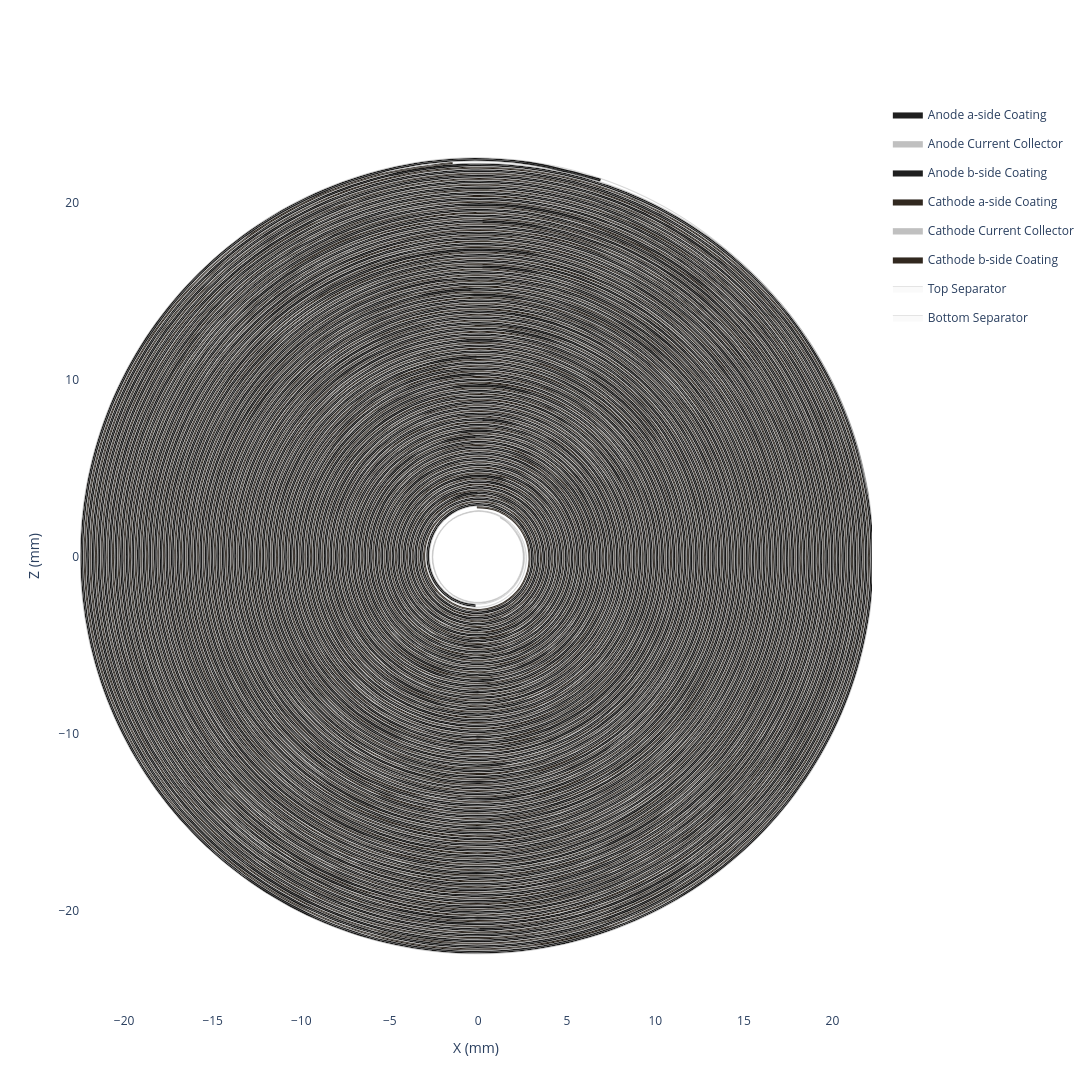

The cell this chart's notebook holds for it:
### Code cell
my_jellyroll.get_spiral_plot(height=1300, width=1300).show()

### Figure 1 — Plotly figure (JSON) as saved in the notebook; plotly's stock layout.template omitted (floating-point values rounded to 4 significant figures; data arrays with more than 128 entries replaced by an {"elided": "..."} marker saying what was removed)
{"data": [{"customdata": {"elided": "3332x6 float values"}, "fill": "toself", "fillcolor": "#1f1f1f", "hovertemplate": "<b>Anode a-side Coating (Extruded)</b><br>Theta: %{customdata[0]:.2f}°<br>Unwrapped Length: %{customdata[1]:.2f} mm<br>Radius: %{customdata[2]:.2f} mm<br>X: %{customdata[3]:.2f} mm<br>Z: %{customdata[4]:.2f} mm<br>Turns: %{customdata[5]:.2f}<extra></extra>", "legendgroup": "Anode a-side Coating", "line": {"color": "black", "shape": "spline", "width": 0.1}, "mode": "lines", "name": "Anode a-side Coating", "type": "scatter", "x": {"elided": "3332 float values"}, "y": {"elided": "3332 float values"}}, {"customdata": {"elided": "3332x6 float values"}, "fill": "toself", "fillcolor": "#C0C0C0", "hovertemplate": "<b>Anode Current Collector (Extruded)</b><br>Theta: %{customdata[0]:.2f}°<br>Unwrapped Length: %{customdata[1]:.2f} mm<br>Radius: %{customdata[2]:.2f} mm<br>X: %{customdata[3]:.2f} mm<br>Z: %{customdata[4]:.2f} mm<br>Turns: %{customdata[5]:.2f}<extra></extra>", "legendgroup": "Anode Current Collector", "line": {"color": "black", "shape": "spline", "width": 0.1}, "mode": "lines", "name": "Anode Current Collector", "type": "scatter", "x": {"elided": "3332 float values"}, "y": {"elided": "3332 float values"}}, {"customdata": {"elided": "3332x6 float values"}, "fill": "toself", "fillcolor": "#1f1f1f", "hovertemplate": "<b>Anode b-side Coating (Extruded)</b><br>Theta: %{customdata[0]:.2f}°<br>Unwrapped Length: %{customdata[1]:.2f} mm<br>Radius: %{customdata[2]:.2f} mm<br>X: %{customdata[3]:.2f} mm<br>Z: %{customdata[4]:.2f} mm<br>Turns: %{customdata[5]:.2f}<extra></extra>", "legendgroup": "Anode b-side Coating", "line": {"color": "black", "shape": "spline", "width": 0.1}, "mode": "lines", "name": "Anode b-side Coating", "type": "scatter", "x": {"elided": "3332 float values"}, "y": {"elided": "3332 float values"}}, {"customdata": {"elided": "3302x6 float values"}, "fill": "toself", "fillcolor": "#31281f", "hovertemplate": "<b>Cathode a-side Coating (Extruded)</b><br>Theta: %{customdata[0]:.2f}°<br>Unwrapped Length: %{customdata[1]:.2f} mm<br>Radius: %{customdata[2]:.2f} mm<br>X: %{customdata[3]:.2f} mm<br>Z: %{customdata[4]:.2f} mm<br>Turns: %{customdata[5]:.2f}<extra></extra>", "legendgroup": "Cathode a-side Coating", "line": {"color": "black", "shape": "spline", "width": 0.1}, "mode": "lines", "name": "Cathode a-side Coating", "type": "scatter", "x": {"elided": "3302 float values"}, "y": {"elided": "3302 float values"}}, {"customdata": {"elided": "3302x6 float values"}, "fill": "toself", "fillcolor": "#C0C0C0", "hovertemplate": "<b>Cathode Current Collector (Extruded)</b><br>Theta: %{customdata[0]:.2f}°<br>Unwrapped Length: %{customdata[1]:.2f} mm<br>Radius: %{customdata[2]:.2f} mm<br>X: %{customdata[3]:.2f} mm<br>Z: %{customdata[4]:.2f} mm<br>Turns: %{customdata[5]:.2f}<extra></extra>", "legendgroup": "Cathode Current Collector", "line": {"color": "black", "shape": "spline", "width": 0.1}, "mode": "lines", "name": "Cathode Current Collector", "type": "scatter", "x": {"elided": "3302 float values"}, "y": {"elided": "3302 float values"}}, {"customdata": {"elided": "3302x6 float values"}, "fill": "toself", "fillcolor": "#31281f", "hovertemplate": "<b>Cathode b-side Coating (Extruded)</b><br>Theta: %{customdata[0]:.2f}°<br>Unwrapped Length: %{customdata[1]:.2f} mm<br>Radius: %{customdata[2]:.2f} mm<br>X: %{customdata[3]:.2f} mm<br>Z: %{customdata[4]:.2f} mm<br>Turns: %{customdata[5]:.2f}<extra></extra>", "legendgroup": "Cathode b-side Coating", "line": {"color": "black", "shape": "spline", "width": 0.1}, "mode": "lines", "name": "Cathode b-side Coating", "type": "scatter", "x": {"elided": "3302 float values"}, "y": {"elided": "3302 float values"}}, {"customdata": {"elided": "3400x6 float values"}, "fill": "toself", "fillcolor": "#fafafa", "hovertemplate": "<b>Top Separator (Extruded)</b><br>Theta: %{customdata[0]:.2f}°<br>Unwrapped Length: %{customdata[1]:.2f} mm<br>Radius: %{customdata[2]:.2f} mm<br>X: %{customdata[3]:.2f} mm<br>Z: %{customdata[4]:.2f} mm<br>Turns: %{customdata[5]:.2f}<extra></extra>", "legendgroup": "Top Separator", "line": {"color": "black", "shape": "spline", "width": 0.1}, "mode": "lines", "name": "Top Separator", "type": "scatter", "x": {"elided": "3400 float values"}, "y": {"elided": "3400 float values"}}, {"customdata": {"elided": "3400x6 float values"}, "fill": "toself", "fillcolor": "#fafafa", "hovertemplate": "<b>Bottom Separator (Extruded)</b><br>Theta: %{customdata[0]:.2f}°<br>Unwrapped Length: %{customdata[1]:.2f} mm<br>Radius: %{customdata[2]:.2f} mm<br>X: %{customdata[3]:.2f} mm<br>Z: %{customdata[4]:.2f} mm<br>Turns: %{customdata[5]:.2f}<extra></extra>", "legendgroup": "Bottom Separator", "line": {"color": "black", "shape": "spline", "width": 0.1}, "mode": "lines", "name": "Bottom Separator", "type": "scatter", "x": {"elided": "3400 float values"}, "y": {"elided": "3400 float values"}}, {"customdata": {"elided": "1698x6 float values"}, "hovertemplate": "<b>Top Separator</b><br>Theta: %{customdata[0]:.2f}°<br>Unwrapped Length: %{customdata[1]:.2f} mm<br>Radius: %{customdata[2]:.2f} mm<br>X: %{customdata[3]:.2f} mm<br>Z: %{customdata[4]:.2f} mm<br>Turns: %{customdata[5]:.2f}<extra></extra>", "legendgroup": "Top Separator", "line": {"color": "#fafafa", "shape": "spline", "width": 0}, "mode": "lines", "name": "Top Separator", "showlegend": false, "type": "scatter", "x": {"elided": "1698 float values"}, "y": {"elided": "1698 float values"}}, {"customdata": {"elided": "1664x6 float values"}, "hovertemplate": "<b>Anode a-side Coating</b><br>Theta: %{customdata[0]:.2f}°<br>Unwrapped Length: %{customdata[1]:.2f} mm<br>Radius: %{customdata[2]:.2f} mm<br>X: %{customdata[3]:.2f} mm<br>Z: %{customdata[4]:.2f} mm<br>Turns: %{customdata[5]:.2f}<extra></extra>", "legendgroup": "Anode a-side Coating", "line": {"color": "#1f1f1f", "shape": "spline", "width": 0}, "mode": "lines", "name": "Anode a-side Coating", "showlegend": false, "type": "scatter", "x": {"elided": "1664 float values"}, "y": {"elided": "1664 float values"}}, {"customdata": {"elided": "1664x6 float values"}, "hovertemplate": "<b>Anode Current Collector</b><br>Theta: %{customdata[0]:.2f}°<br>Unwrapped Length: %{customdata[1]:.2f} mm<br>Radius: %{customdata[2]:.2f} mm<br>X: %{customdata[3]:.2f} mm<br>Z: %{customdata[4]:.2f} mm<br>Turns: %{customdata[5]:.2f}<extra></extra>", "legendgroup": "Anode Current Collector", "line": {"color": "#C0C0C0", "shape": "spline", "width": 0}, "mode": "lines", "name": "Anode Current Collector", "showlegend": false, "type": "scatter", "x": {"elided": "1664 float values"}, "y": {"elided": "1664 float values"}}, {"customdata": {"elided": "1664x6 float values"}, "hovertemplate": "<b>Anode b-side Coating</b><br>Theta: %{customdata[0]:.2f}°<br>Unwrapped Length: %{customdata[1]:.2f} mm<br>Radius: %{customdata[2]:.2f} mm<br>X: %{customdata[3]:.2f} mm<br>Z: %{customdata[4]:.2f} mm<br>Turns: %{customdata[5]:.2f}<extra></extra>", "legendgroup": "Anode b-side Coating", "line": {"color": "#1f1f1f", "shape": "spline", "width": 0}, "mode": "lines", "name": "Anode b-side Coating", "showlegend": false, "type": "scatter", "x": {"elided": "1664 float values"}, "y": {"elided": "1664 float values"}}, {"customdata": {"elided": "1698x6 float values"}, "hovertemplate": "<b>Bottom Separator</b><br>Theta: %{customdata[0]:.2f}°<br>Unwrapped Length: %{customdata[1]:.2f} mm<br>Radius: %{customdata[2]:.2f} mm<br>X: %{customdata[3]:.2f} mm<br>Z: %{customdata[4]:.2f} mm<br>Turns: %{customdata[5]:.2f}<extra></extra>", "legendgroup": "Bottom Separator", "line": {"color": "#fafafa", "shape": "spline", "width": 0}, "mode": "lines", "name": "Bottom Separator", "showlegend": false, "type": "scatter", "x": {"elided": "1698 float values"}, "y": {"elided": "1698 float values"}}, {"customdata": {"elided": "1649x6 float values"}, "hovertemplate": "<b>Cathode a-side Coating</b><br>Theta: %{customdata[0]:.2f}°<br>Unwrapped Length: %{customdata[1]:.2f} mm<br>Radius: %{customdata[2]:.2f} mm<br>X: %{customdata[3]:.2f} mm<br>Z: %{customdata[4]:.2f} mm<br>Turns: %{customdata[5]:.2f}<extra></extra>", "legendgroup": "Cathode a-side Coating", "line": {"color": "#31281f", "shape": "spline", "width": 0}, "mode": "lines", "name": "Cathode a-side Coating", "showlegend": false, "type": "scatter", "x": {"elided": "1649 float values"}, "y": {"elided": "1649 float values"}}, {"customdata": {"elided": "1649x6 float values"}, "hovertemplate": "<b>Cathode Current Collector</b><br>Theta: %{customdata[0]:.2f}°<br>Unwrapped Length: %{customdata[1]:.2f} mm<br>Radius: %{customdata[2]:.2f} mm<br>X: %{customdata[3]:.2f} mm<br>Z: %{customdata[4]:.2f} mm<br>Turns: %{customdata[5]:.2f}<extra></extra>", "legendgroup": "Cathode Current Collector", "line": {"color": "#C0C0C0", "shape": "spline", "width": 0}, "mode": "lines", "name": "Cathode Current Collector", "showlegend": false, "type": "scatter", "x": {"elided": "1649 float values"}, "y": {"elided": "1649 float values"}}, {"customdata": {"elided": "1649x6 float values"}, "hovertemplate": "<b>Cathode b-side Coating</b><br>Theta: %{customdata[0]:.2f}°<br>Unwrapped Length: %{customdata[1]:.2f} mm<br>Radius: %{customdata[2]:.2f} mm<br>X: %{customdata[3]:.2f} mm<br>Z: %{customdata[4]:.2f} mm<br>Turns: %{customdata[5]:.2f}<extra></extra>", "legendgroup": "Cathode b-side Coating", "line": {"color": "#31281f", "shape": "spline", "width": 0}, "mode": "lines", "name": "Cathode b-side Coating", "showlegend": false, "type": "scatter", "x": {"elided": "1649 float values"}, "y": {"elided": "1649 float values"}}], "layout": {"height": 1300, "hovermode": "closest", "paper_bgcolor": "white", "plot_bgcolor": "white", "width": 1300, "xaxis": {"scaleanchor": "y", "title": {"text": "X (mm)"}, "zeroline": false}, "yaxis": {"title": {"text": "Z (mm)"}, "zeroline": false}}}
